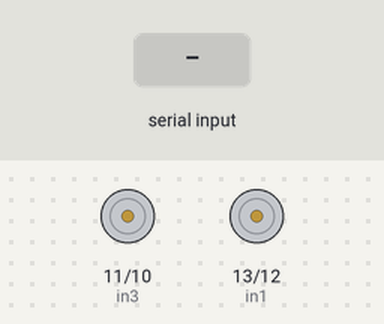
The sketch below on a simulated Arduino Uno, built with avr-gcc and run on an emulated ATmega328P. Parts: motor-driver pin pairs drawn as motors (green arrow = first pin HIGH = forward, orange = second pin HIGH = backward, longer = more drive). Inputs (shaded band) come from the test bench.

Above: at 1.2 s.
1.3 s: "F" received over the second serial link
At 1.9 s:
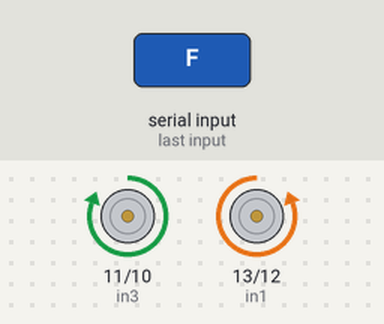
2.8 s: "B" received over the second serial link
At 4.0 s:
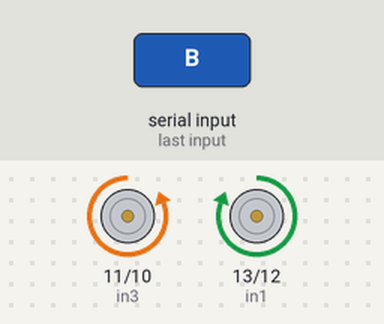
4.3 s: "R" received over the second serial link
At 5.4 s:
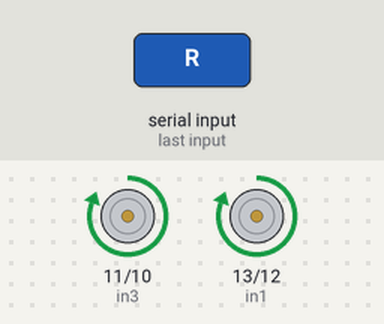
5.8 s: "L" received over the second serial link
At 6.5 s:
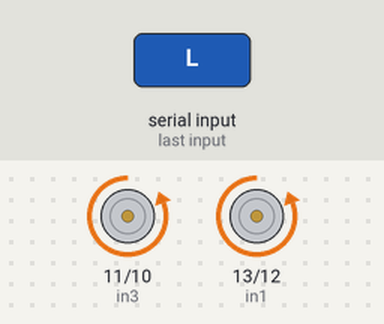
7.3 s: "S" received over the second serial link
At 7.7 s:
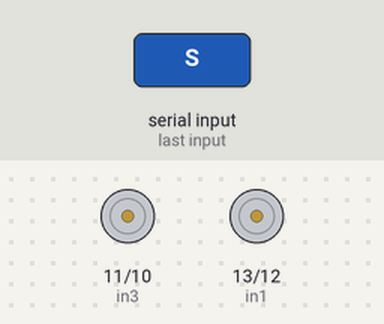
Timing chart, 0 to 9.8 s (numbered marks = the images above; inputs shaded):
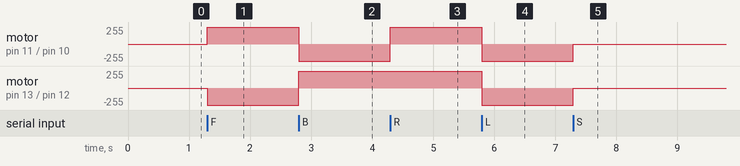

Measured:
- after the input at 1.3 s, motor on pin 11 (in3) / pin 10 (in4): stopped → forward 255/255 at once; motor on pin 13 (in1) / pin 12 (in2): stopped → backward 255/255 at once
- after the input at 2.8 s, motor on pin 11 (in3) / pin 10 (in4): forward 255/255 → backward 255/255 at once; motor on pin 13 (in1) / pin 12 (in2): backward 255/255 → forward 255/255 at once
- after the input at 4.3 s, motor on pin 11 (in3) / pin 10 (in4): backward 255/255 → forward 255/255 at once
- after the input at 5.8 s, motor on pin 11 (in3) / pin 10 (in4), motor on pin 13 (in1) / pin 12 (in2): forward 255/255 → backward 255/255 at once
- after the input at 7.3 s, motor on pin 11 (in3) / pin 10 (in4), motor on pin 13 (in1) / pin 12 (in2): backward 255/255 → stopped at once

The sketch:

Robot_bt.ino
```cpp
#include <SoftwareSerial.h>

SoftwareSerial mySerial(2, 3); // RX, TX

//PINES CONECTAR MOTOR 1

int in1 = 13;
int in2 = 12;
//PINES CONECTAR MOTOR 2

int in3 = 11;
int in4 = 10;


void setup()
{

  Serial.begin(9600);
  mySerial.begin(9600);
// Declaramos pines como salida

  pinMode(in1, OUTPUT);
  pinMode(in2, OUTPUT);
  pinMode(in3, OUTPUT);
  pinMode(in4, OUTPUT);


}

void loop()
{

  if (mySerial.available() > 0) {
    char letra = mySerial.read();


    if (letra == 'F') { //forward

      digitalWrite(in1, LOW);
      digitalWrite(in2, HIGH);
      digitalWrite(in3, HIGH);
      digitalWrite(in4, LOW);

    }

       if (letra == 'B') {//backward

      digitalWrite(in1, HIGH);
      digitalWrite(in2, LOW);
      digitalWrite(in3, LOW);
      digitalWrite(in4, HIGH);

    }

       if (letra == 'R') { //rigth

      digitalWrite(in1, HIGH);
      digitalWrite(in2, LOW);
      digitalWrite(in3, HIGH);
      digitalWrite(in4, LOW);

    }

       if (letra == 'L') { //left

      digitalWrite(in1, LOW);
      digitalWrite(in2, HIGH);
      digitalWrite(in3, LOW);
      digitalWrite(in4, HIGH);

    }

       if (letra == 'S') { //stop

      digitalWrite(in1, LOW);
      digitalWrite(in2, LOW);
      digitalWrite(in3, LOW);
      digitalWrite(in4, LOW);

    }

  }


}
```
